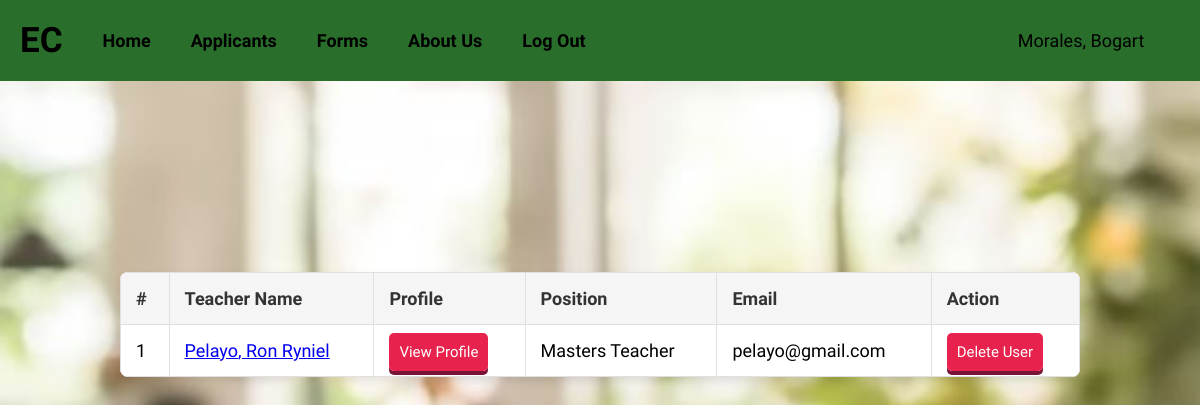
The app's page /adminfind.php (signed in) with its own data.
### tables this page shows
CREATE TABLE `tbl_users` (
  `user_id` int(8) UNSIGNED NOT NULL,
  `user_lastname` varchar(180) NOT NULL DEFAULT '',
  `user_firstname` varchar(180) NOT NULL DEFAULT '',
  `user_email` varchar(180) NOT NULL DEFAULT '',
  `user_password` varchar(180) NOT NULL DEFAULT '',
  `user_date_added` date NOT NULL DEFAULT '2000-01-01',
  `user_time_added` time NOT NULL DEFAULT '00:00:00',
  `user_date_updated` date NOT NULL DEFAULT '2000-01-01',
  `user_time_updated` time NOT NULL DEFAULT '00:00:00',
  `user_status` int(1) NOT NULL DEFAULT 0,
  `user_token` varchar(255) NOT NULL DEFAULT '',
  `user_access` varchar(255) NOT NULL DEFAULT '',
  `user_dob` date NOT NULL DEFAULT '2000-01-01',
  `user_sex` varchar(10) NOT NULL DEFAULT '',
  `user_age` int(3) NOT NULL DEFAULT 0,
  `user_contact_number` varchar(20) NOT NULL DEFAULT '',
  `user_marital_status` varchar(20) NOT NULL DEFAULT '',
  `user_address` text NOT NULL,
  `user_religion` varchar(50) NOT NULL DEFAULT '',
  `user_zip_code` varchar(10) NOT NULL DEFAULT '',
  `user_position` varchar(255) NOT NULL DEFAULT '',
  `user_career_history` text NOT NULL,
  `user_cover_letter` text NOT NULL,
  `user_application` text NOT NULL,
  `user_skills` varchar(255) NOT NULL DEFAULT '',
  `user_profile_image` varchar(255) NOT NULL DEFAULT ''
);

### classes/class.user.php (called while the page is built, shortened)
<?php
class User {
    private $DB_SERVER = 'localhost';
    private $DB_USERNAME = 'root';
    private $DB_PASSWORD = '';
    private $DB_DATABASE = 'db_wbapp';
    private $conn;
    public function __construct() {
        $this->conn = new PDO("mysql:host=" . $this->DB_SERVER . ";dbname=" . $this->DB_DATABASE, $this->DB_USERNAME, $this->DB_PASSWORD);
    }
	public function list_users(){
		$sql="SELECT * FROM tbl_users WHERE user_access != 'Admin'";
		$q = $this->conn->query($sql) or die("failed!");
		while($r = $q->fetch(PDO::FETCH_ASSOC)){
		$data[]=$r;
		}
		if(empty($data)){
		   return false;
		}else{
			return $data;
		}
}
	function get_user_id($email){
		$sql="SELECT user_id FROM tbl_users WHERE user_email = :email";
		$q = $this->conn->prepare($sql);
		$q->execute(['email' => $email]);
		$user_id = $q->fetchColumn();
		return $user_id;
	}
	function get_user_firstname($id){
		$sql="SELECT user_firstname FROM tbl_users WHERE user_id = :id";
		$q = $this->conn->prepare($sql);
		$q->execute(['id' => $id]);
		$user_firstname = $q->fetchColumn();
		return $user_firstname;
	}
	function get_user_lastname($id){
		$sql="SELECT user_lastname FROM tbl_users WHERE user_id = :id";
		$q = $this->conn->prepare($sql);
		$q->execute(['id' => $id]);
		$user_lastname = $q->fetchColumn();
		return $user_lastname;
	}
	function get_user_status($id){
		$sql="SELECT user_status FROM tbl_users WHERE user_id = :id";
		$q = $this->conn->prepare($sql);
		$q->execute(['id' => $id]);
		$user_status = $q->fetchColumn();
		return $user_status;
	}
}

### adminfind.php (the view, shortened to what this page needs)
<?php
include_once 'classes/class.user.php';
$id = (isset($_GET['id']) && $_GET['id'] != '') ? $_GET['id'] : '';
$user = new User();
$user_id = $user->get_user_id($_SESSION['user_email']);
?>
<!DOCTYPE html>
<html>
<head>
    <link rel="stylesheet" href="css/custom.css?<?php echo time();?>">
    <body class="home   ">
    <div id="wrapper">
        <div id="menu">
        <div id="logo">
            <span class="logo-text">EC</span>
        </div>
        <a href="adminhome.php">Home</a>
        <a href="adminfind.php">Applicants</a>
        <a href="adminapplicants.php">Forms</a>
        <a href="adminabout.php">About Us</a>
        <a href="logout.php" class="move-right">Log Out</a>
        <span class="move-right"><?php echo $user->get_user_lastname($user_id) . ', ' . $user->get_user_firstname($user_id); ?>&nbsp;&nbsp; &nbsp;&nbsp; &nbsp;&nbsp;</span>
        </div><br><br>
<br><br><br>
<br><br><br>
<br><br><br>
<br>
<div id="subcontent">
    <table id="data-list">
        <tr>
            <th>#</th>
            <th>Teacher Name</th>
            <th>Profile</th>
            <th>Position</th>
            <th>Email</th>
            <th>Action</th>
        </tr>
        <?php
$count = 1;
if ($user->list_users() != false) {
    foreach ($user->list_users() as $value) {
        extract($value);
?>
        <tr>
            <td><?php echo $count; ?></td>
            <td><a href="index.php?page=settings&subpage=users&action=profile&id=<?php echo $user_id; ?>"><?php echo $user_lastname . ', ' . $user_firstname; ?></a></td>
            <td><a href="viewprofile.php?id=<?php echo $user_id; ?>"class = "button">View Profile</a></td>
            <td><?php echo $user_position; ?></td>
            <td><?php echo $user_email; ?></td>
            <td>
                <?php if ($user->get_user_status($id) == "1") { ?>
                    <a href="processes/process.user.php?action=delete&id=<?php echo $user_id; ?>" class="button" onclick="return confirm('Are you sure you want to delete this user?')">Delete User</a>
                <?php } else { ?>
                    <a href="processes/process.user.php?action=delete&id=<?php echo $user_id; ?>" class="button" onclick="return confirm('Are you sure you want to delete this user?')">Delete User</a>
                <?php } ?>
            </td>
        </tr>
<?php
        $count++;
    }
} else {
    echo "No Record Found.";
}
?>
    </table>
</div>
</div>
</body>
</html>

### css/custom.css (style rules this page uses)
body { margin: 0; padding: 0; font-family: 'Assistant', sans-serif; font-size: 18px; background-color: #909090; background-image: url('242ea708b394dd005c7147aea5d3909c.jpg'); background-repeat: no-repeat; background-size: 100% 100%; background-size: cover; box-sizing: border-box; }
body.home { background-color: #909090; background-repeat: no-repeat; background-size: cover; box-sizing: border-box; background-image: url('242ea708b394dd005c7147aea5d3909c.jpg'); }
.home #menu { position: fixed; top: 0; width: 100%; display: flex; justify-content: space-between; align-items: center; padding: 20px; box-sizing: border-box; background-color: #296f2b; z-index: 1000; }
.home #menu a { text-decoration: none; font-weight: bold; margin-left: 40px; }
.move-right { margin-left: auto; }
.home #wrapper { width: 100%; padding: 0px; overflow: hidden; }
.home #menu a, #second-submenu a, #third-submenu a { color: #000; }
.home #subcontent { width: 80%; margin: 20px auto; background-color: #ffffff; border-radius: 8px; box-shadow: 0 4px 8px rgba(0, 0, 0, 0.1); overflow: hidden; }
.home #subcontent table { width: 100%; border-collapse: collapse; overflow: hidden; border-radius: 8px; box-shadow: 0 4px 8px rgba(0, 0, 0, 0.1); }
.home #subcontent th, .home #subcontent td { padding: 15px; border: 1px solid #e0e0e0; text-align: left; transition: background-color 0.3s ease; }
.home #subcontent th { background-color: #f5f5f5; color: #333; }
.button { text-align: center; text-decoration: none; position: relative; background-color: rgb(230, 34, 77); border-radius: 5px; box-shadow: rgb(121, 18, 55) 0px 4px 0px 0px; padding: 10px; background-repeat: no-repeat; cursor: pointer; box-sizing: border-box; width: 154px; height: 49px; color: #fff; border: none; font-size: 15px; transition: all 0.3s ease-in-out; z-index: 1; overflow: hidden; }
#logo .logo-text { font-size: 35px; color: #000000; font-weight: bold; }

### records on screen
tbl_users: $user->get_user_lastname($user_id) "Morales", $user->get_user_firstname($user_id) "Bogart"
tbl_users: user_lastname "Pelayo", user_firstname "Ron Ryniel", user_position "Masters Teacher", user_email "pelayo@gmail.com"
